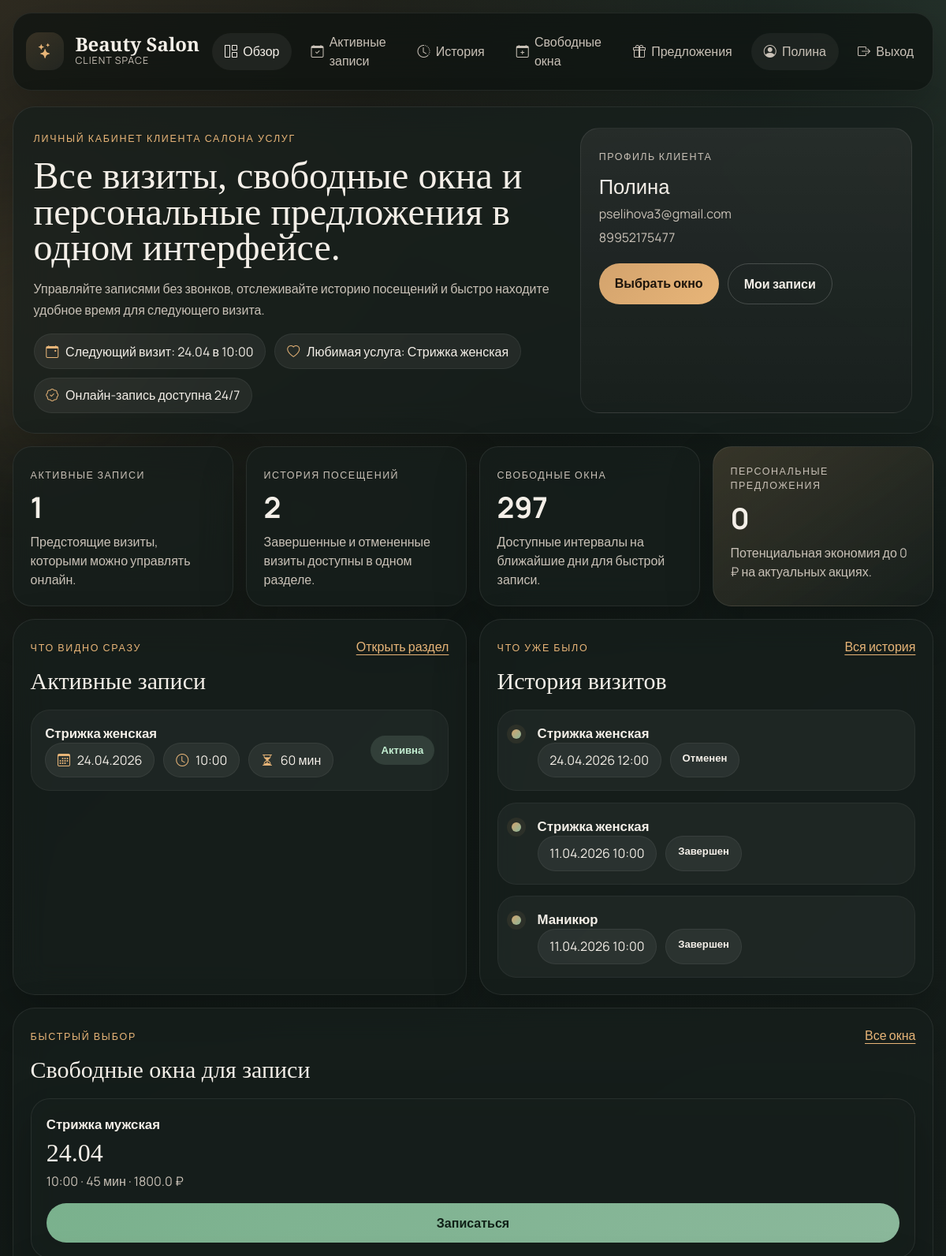
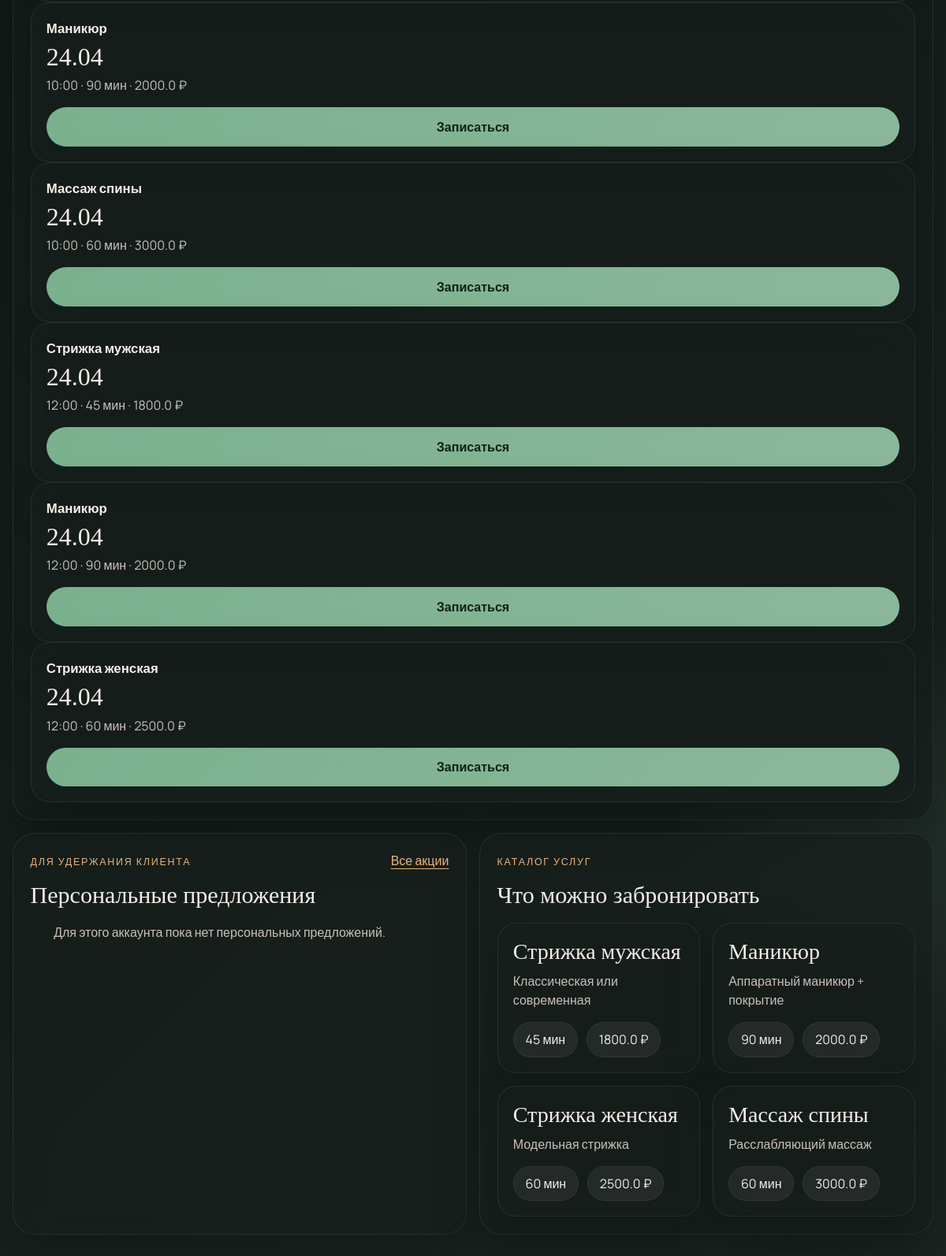
/dashboard (signed in), run on the app's committed database (2 pictures, top to bottom).
### models.py (models this page shows, shortened)
class User(UserMixin, db.Model):
    __tablename__ = 'users'
    id = db.Column(db.Integer, primary_key=True)
    name = db.Column(db.String(100), nullable=False)
    email = db.Column(db.String(120), unique=True, nullable=False)
    phone = db.Column(db.String(20))
    password_hash = db.Column(db.String(128))
    appointments = db.relationship('Appointment', backref='client', lazy='dynamic')
    offers = db.relationship('Offer', backref='client', lazy='dynamic')

class Appointment(db.Model):
    __tablename__ = 'appointments'
    id = db.Column(db.Integer, primary_key=True)
    client_id = db.Column(db.Integer, db.ForeignKey('users.id'))
    service_id = db.Column(db.Integer, db.ForeignKey('services.id'))
    start_time = db.Column(db.DateTime, nullable=False)
    status = db.Column(db.String(20), default='active')  # active, completed, cancelled
    service = db.relationship('Service')

class Service(db.Model):
    __tablename__ = 'services'
    id = db.Column(db.Integer, primary_key=True)
    name = db.Column(db.String(100), nullable=False)
    duration = db.Column(db.Integer, nullable=False)  # minutes
    price = db.Column(db.Float, nullable=False)
    description = db.Column(db.Text)

class Slot(db.Model):
    __tablename__ = 'slots'
    id = db.Column(db.Integer, primary_key=True)
    service_id = db.Column(db.Integer, db.ForeignKey('services.id'))
    start_time = db.Column(db.DateTime, nullable=False)
    is_available = db.Column(db.Boolean, default=True)
    service = db.relationship('Service')

### app.py (the view)
@app.route("/dashboard")
@login_required
def dashboard():
    now = datetime.now()
    active_appointments = Appointment.query.filter(
        Appointment.client_id == current_user.id,
        Appointment.status == "active",
        Appointment.start_time > now,
    ).order_by(Appointment.start_time.asc()).limit(4).all()
    history_preview = Appointment.query.filter(
        Appointment.client_id == current_user.id,
        Appointment.status.in_(["completed", "cancelled"]),
    ).order_by(Appointment.start_time.desc()).limit(4).all()
    upcoming_slots = Slot.query.filter(
        Slot.is_available.is_(True),
        Slot.start_time > now,
    ).order_by(Slot.start_time.asc()).limit(6).all()
    offers = Offer.query.filter(
        Offer.client_id == current_user.id,
        Offer.valid_until >= now.date(),
    ).order_by(Offer.valid_until.asc()).limit(3).all()
    stats = collect_dashboard_stats(current_user)
    services = Service.query.order_by(Service.price.asc()).all()
    return render_template(
        "dashboard.html",
        active_appointments=active_appointments,
        history_preview=history_preview,
        upcoming_slots=upcoming_slots,
        offers=offers,
        services=services,
        stats=stats,
    )

### app.py (called while the page is built)
@login_manager.user_loader
def load_user(user_id):
    return db.session.get(User, int(user_id))

@app.context_processor
def inject_navigation_state():
    return {"now": datetime.now()}

### templates/dashboard.html (shortened to what this page needs)
{% extends "base.html" %}
{% block content %}
<section class="hero-panel glass-panel">
    <div class="hero-copy">
        <span class="section-kicker">Личный кабинет клиента салона услуг</span>
        <h1>Все визиты, свободные окна и персональные предложения в одном интерфейсе.</h1>
        <p class="hero-text">
            Управляйте записями без звонков, отслеживайте историю посещений и быстро находите удобное время для следующего визита.
        </p>
        <div class="hero-pills">
            {% if stats.next_visit %}
                <span class="soft-pill"><i class="bi bi-calendar-event"></i> Следующий визит: {{ stats.next_visit.start_time.strftime('%d.%m в %H:%M') }}</span>
            {% endif %}
            {% if stats.favorite_service %}
                <span class="soft-pill"><i class="bi bi-heart"></i> Любимая услуга: {{ stats.favorite_service }}</span>
            {% endif %}
            <span class="soft-pill"><i class="bi bi-patch-check"></i> Онлайн-запись доступна 24/7</span>
        </div>
    </div>
    <aside class="hero-profile">
        <div class="profile-card">
            <span class="profile-label">Профиль клиента</span>
            <h3>{{ current_user.name }}</h3>
            <p>{{ current_user.email }}</p>
            <p>{{ current_user.phone or "Телефон будет добавлен позже" }}</p>
            <div class="profile-actions">
                <a href="{{ url_for('free_slots') }}" class="btn btn-primary">Выбрать окно</a>
                <a href="{{ url_for('appointments') }}" class="btn btn-outline-light">Мои записи</a>
            </div>
        </div>
    </aside>
</section>
<section class="stats-grid">
    <article class="stat-card">
        <span class="stat-label">Активные записи</span>
        <strong>{{ stats.active_count }}</strong>
        <p>Предстоящие визиты, которыми можно управлять онлайн.</p>
    </article>
    <article class="stat-card">
        <span class="stat-label">История посещений</span>
        <strong>{{ stats.history_count }}</strong>
        <p>Завершенные и отмененные визиты доступны в одном разделе.</p>
    </article>
    <article class="stat-card">
        <span class="stat-label">Свободные окна</span>
        <strong>{{ stats.available_slots }}</strong>
        <p>Доступные интервалы на ближайшие дни для быстрой записи.</p>
    </article>
    <article class="stat-card accent-card">
        <span class="stat-label">Персональные предложения</span>
        <strong>{{ stats.offers_count }}</strong>
        <p>Потенциальная экономия до {{ stats.possible_savings }} ₽ на актуальных акциях.</p>
    </article>
</section>
<section class="content-grid">
    <article class="glass-panel content-section">
        <div class="section-heading">
            <div>
                <span class="section-kicker">Что видно сразу</span>
                <h2>Активные записи</h2>
            </div>
            <a href="{{ url_for('appointments') }}" class="section-link">Открыть раздел</a>
        </div>
        {% if active_appointments %}
            <div class="appointment-stack">
                {% for appt in active_appointments %}
                    <div class="appointment-card">
                        <div>
                            <div class="appointment-title">{{ appt.service.name }}</div>
                            <div class="appointment-meta">
                                <span><i class="bi bi-calendar3"></i> {{ appt.start_time.strftime('%d.%m.%Y') }}</span>
                                <span><i class="bi bi-clock"></i> {{ appt.start_time.strftime('%H:%M') }}</span>
                                <span><i class="bi bi-hourglass-split"></i> {{ appt.service.duration }} мин</span>
                            </div>
                        </div>
                        <span class="status-chip status-active">Активна</span>
                    </div>
                {% endfor %}
            </div>
        {% else %}
            <div class="empty-state">
                <i class="bi bi-calendar2-plus"></i>
                <p>Пока нет будущих записей. Можно сразу выбрать удобное окно и забронировать услугу онлайн.</p>
            </div>
        {% endif %}
    </article>
    <article class="glass-panel content-section">
        <div class="section-heading">
            <div>
                <span class="section-kicker">Что уже было</span>
                <h2>История визитов</h2>
            </div>
            <a href="{{ url_for('history') }}" class="section-link">Вся история</a>
        </div>
        {% if history_preview %}
            <div class="timeline-list">
                {% for appt in history_preview %}
                    <div class="timeline-item">
                        <div class="timeline-dot"></div>
                        <div>
                            <div class="appointment-title">{{ appt.service.name }}</div>
                            <div class="appointment-meta">
                                <span>{{ appt.start_time.strftime('%d.%m.%Y %H:%M') }}</span>
                                <span class="status-chip {% if appt.status == 'completed' %}status-completed{% else %}status-cancelled{% endif %}">
                                    {% if appt.status == 'completed' %}Завершен{% else %}Отменен{% endif %}
                                </span>
                            </div>
                        </div>
                    </div>
                {% endfor %}
            </div>
        {% else %}
            <div class="empty-state compact">
                <p>История визитов появится после первых посещений салона.</p>
            </div>
        {% endif %}
    </article>
    <article class="glass-panel content-section wide-section">
        <div class="section-heading">
            <div>
                <span class="section-kicker">Быстрый выбор</span>
                <h2>Свободные окна для записи</h2>
            </div>
            <a href="{{ url_for('free_slots') }}" class="section-link">Все окна</a>
        </div>
        {% if upcoming_slots %}
            <div class="slot-preview-grid">
                {% for slot in upcoming_slots %}
                    <div class="slot-preview-card">
                        <span class="slot-service">{{ slot.service.name }}</span>
                        <h3>{{ slot.start_time.strftime('%d.%m') }}</h3>
                        <p>{{ slot.start_time.strftime('%H:%M') }} · {{ slot.service.duration }} мин · {{ slot.service.price }} ₽</p>
                        <form action="{{ url_for('book_slot', slot_id=slot.id) }}" method="POST">
                            <button type="submit" class="btn btn-success w-100">Записаться</button>
                        </form>
                    </div>
                {% endfor %}
            </div>
        {% else %}
            <div class="empty-state compact">
                <p>Сейчас нет открытых слотов. Они появятся после обновления расписания мастеров.</p>
            </div>
        {% endif %}
    </article>
    <article class="glass-panel content-section">
        <div class="section-heading">
            <div>
                <span class="section-kicker">Для удержания клиента</span>
                <h2>Персональные предложения</h2>
            </div>
            <a href="{{ url_for('offers') }}" class="section-link">Все акции</a>
        </div>
        {% if offers %}
            <div class="promo-stack">
                {% for offer in offers %}
                    <div class="promo-card">
                        <div class="promo-badge">-{{ offer.discount_percent }}%</div>
                        <h3>{{ offer.service.name }}</h3>
                        <p>{{ offer.description }}</p>
                        <small>Действует до {{ offer.valid_until.strftime('%d.%m.%Y') }}</small>
                    </div>
                {% endfor %}
            </div>
        {% else %}
            <div class="empty-state compact">
                <p>Для этого аккаунта пока нет персональных предложений.</p>
            </div>
        {% endif %}
    </article>
    <article class="glass-panel content-section">
        <div class="section-heading">
            <div>
                <span class="section-kicker">Каталог услуг</span>
                <h2>Что можно забронировать</h2>
            </div>
        </div>
        <div class="service-grid">
            {% for service in services %}
                <div class="service-card">
                    <h3>{{ service.name }}</h3>
                    <p>{{ service.description }}</p>
                    <div class="appointment-meta">
                        <span>{{ service.duration }} мин</span>
                        <span>{{ service.price }} ₽</span>
                    </div>
                </div>
            {% endfor %}
        </div>
    </article>
</section>
{% endblock %}

### templates/base.html (shortened to what this page needs)
<!DOCTYPE html>
<html lang="ru">
<head>
    <link href="https://cdn.jsdelivr.net/npm/bootstrap@5.3.3/dist/css/bootstrap.min.css" rel="stylesheet">
    <link rel="stylesheet" href="https://cdn.jsdelivr.net/npm/bootstrap-icons@1.11.3/font/bootstrap-icons.min.css">
    <link rel="stylesheet" href="{{ url_for('static', filename='css/style.css') }}">
</head>
<body>
    <div class="ambient ambient-one"></div>
    <div class="ambient ambient-two"></div>
    <nav class="navbar navbar-expand-lg salon-navbar">
        <div class="container-fluid nav-shell">
            <a class="navbar-brand brand-mark" href="{{ url_for('dashboard') if current_user.is_authenticated else url_for('login') }}">
                <span class="brand-icon"><i class="bi bi-stars"></i></span>
                <span>
                    <strong>Beauty Salon</strong>
                    <small>Client Space</small>
                </span>
            </a>
            <div class="collapse navbar-collapse" id="navbarNav">
                <ul class="navbar-nav ms-auto align-items-lg-center gap-lg-2">
                    {% if current_user.is_authenticated %}
                        <li class="nav-item">
                            <a class="nav-link {% if request.endpoint == 'dashboard' %}active{% endif %}" href="{{ url_for('dashboard') }}">
                                <i class="bi bi-grid-1x2"></i> Обзор
                            </a>
                        </li>
                        <li class="nav-item">
                            <a class="nav-link {% if request.endpoint == 'appointments' %}active{% endif %}" href="{{ url_for('appointments') }}">
                                <i class="bi bi-calendar-check"></i> Активные записи
                            </a>
                        </li>
                        <li class="nav-item">
                            <a class="nav-link {% if request.endpoint == 'history' %}active{% endif %}" href="{{ url_for('history') }}">
                                <i class="bi bi-clock-history"></i> История
                            </a>
                        </li>
                        <li class="nav-item">
                            <a class="nav-link {% if request.endpoint == 'free_slots' %}active{% endif %}" href="{{ url_for('free_slots') }}">
                                <i class="bi bi-calendar-plus"></i> Свободные окна
                            </a>
                        </li>
                        <li class="nav-item">
                            <a class="nav-link {% if request.endpoint == 'offers' %}active{% endif %}" href="{{ url_for('offers') }}">
                                <i class="bi bi-gift"></i> Предложения
                            </a>
                        </li>
                        <li class="nav-item nav-user-chip">
                            <span class="nav-link disabled">
                                <i class="bi bi-person-circle"></i> {{ current_user.name }}
                            </span>
                        </li>
                        <li class="nav-item">
                            <a class="nav-link logout-link" href="{{ url_for('logout') }}">
                                <i class="bi bi-box-arrow-right"></i> Выход
                            </a>
                        </li>
                    {% endif %}
                </ul>
            </div>
        </div>
    </nav>
    <main class="main-container">
        {% block content %}{% endblock %}
    </main>
</body>
</html>

### data on the page
User: name "Полина", email "pselihova3@gmail.com", phone "89952175477"
Appointment: next_visit.start_time "24.04 в 10:00", service.name "Стрижка женская", start_time "24.04.2026", start_time "10:00", service.duration "60"
Service: favorite_service "Стрижка женская", name "Стрижка женская", description "Модельная стрижка", duration "60", price "2500.0"
Appointment: service.name "Стрижка женская", start_time "24.04.2026 12:00", status "Отменен"
Appointment: service.name "Стрижка женская", start_time "11.04.2026 10:00", status "Завершен"
Appointment: service.name "Маникюр", start_time "11.04.2026 10:00", status "Завершен"
Slot: service.name "Стрижка мужская", start_time "24.04", start_time "10:00", service.duration "45", service.price "1800.0"
Slot: service.name "Маникюр", start_time "24.04", start_time "10:00", service.duration "90", service.price "2000.0"
Slot: service.name "Массаж спины", start_time "24.04", start_time "10:00", service.duration "60", service.price "3000.0"
Slot: service.name "Стрижка мужская", start_time "24.04", start_time "12:00", service.duration "45", service.price "1800.0"
Slot: service.name "Маникюр", start_time "24.04", start_time "12:00", service.duration "90", service.price "2000.0"
Slot: service.name "Стрижка женская", start_time "24.04", start_time "12:00", service.duration "60", service.price "2500.0"
Service: name "Стрижка мужская", description "Классическая или современная", duration "45", price "1800.0"
Service: name "Маникюр", description "Аппаратный маникюр + покрытие", duration "90", price "2000.0"
Service: name "Массаж спины", description "Расслабляющий массаж", duration "60", price "3000.0"

### other printed values
{{ stats.active_count }} "1"
{{ stats.history_count }} "2"
{{ stats.available_slots }} "297"
{{ stats.offers_count }} "0"
{{ stats.possible_savings }} "0"
